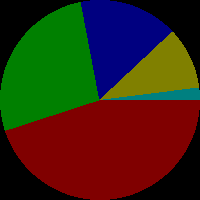

The script that saved this image:
from PIL import Image, ImageDraw
img=Image.new('RGB', (200,200))
chart=ImageDraw.Draw(img)

# parallel lists of colors and percentages
colors = [
    (128,0,0),  # red
    (0,128,0),  # green
    (0,0,128),  # blue
    (128,128,0),  # yellow
    (0,128,128)  # cyan
]
percentages = [45, 27, 16, 10, 2] # [45, 35, 10, 7, 3]
assert sum(percentages)==100

# convert percentages to degree angles,
#   then use those angles to draw pie slices
start_angle = 0
for i in range(len(percentages)):
    end_angle = start_angle + percentages[i] * 360 / 100
    chart.pieslice([0,0,199,199],start_angle,end_angle,colors[i])
    start_angle = end_angle

img.show()
img.save("pie_chart.png")
